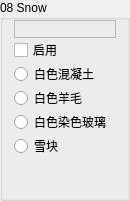
                 <widget class="QGroupBox" name="Base08">
                  <property name="sizePolicy">
                   <sizepolicy hsizetype="Fixed" vsizetype="Preferred">
                    <horstretch>0</horstretch>
                    <verstretch>0</verstretch>
                   </sizepolicy>
                  </property>
                  <property name="minimumSize">
                   <size>
                    <width>130</width>
                    <height>0</height>
                   </size>
                  </property>
                  <property name="maximumSize">
                   <size>
                    <width>130</width>
                    <height>16777215</height>
                   </size>
                  </property>
                  <property name="autoFillBackground">
                   <bool>true</bool>
                  </property>
                  <property name="title">
                   <string>08 Snow</string>
                  </property>
                  <property name="flat">
                   <bool>false</bool>
                  </property>
                  <layout class="QVBoxLayout" name="verticalLayout_10">
                   <property name="spacing">
                    <number>0</number>
                   </property>
                   <property name="topMargin">
                    <number>0</number>
                   </property>
                   <property name="bottomMargin">
                    <number>0</number>
                   </property>
                   <item>
                    <widget class="QLabel" name="Color08">
                     <property name="font">
                      <font>
                       <family>微软雅黑</family>
                       <pointsize>9</pointsize>
                      </font>
                     </property>
                     <property name="frameShape">
                      <enum>QFrame::StyledPanel</enum>
                     </property>
                     <property name="text">
                      <string/>
                     </property>
                    </widget>
                   </item>
                   <item>
                    <widget class="QCheckBox" name="Enable08">
                     <property name="text">
                      <string>启用</string>
                     </property>
                    </widget>
                   </item>
                   <item>
                    <widget class="QRadioButton" name="is08Concrete">
                     <property name="text">
                      <string>白色混凝土</string>
                     </property>
                     <property name="icon">
                      <iconset resource="../BlockTextures.qrc">
                       <normaloff>:/new/Textures/Slope/block/white_concrete.png</normaloff>:/new/Textures/Slope/block/white_concrete.png</iconset>
                     </property>
                    </widget>
                   </item>
                   <item>
                    <widget class="QRadioButton" name="is08Wool">
                     <property name="text">
                      <string>白色羊毛</string>
                     </property>
                     <property name="icon">
                      <iconset resource="../BlockTextures.qrc">
                       <normaloff>:/new/Textures/Slope/block/white_wool.png</normaloff>:/new/Textures/Slope/block/white_wool.png</iconset>
                     </property>
                    </widget>
                   </item>
                   <item>
                    <widget class="QRadioButton" name="is08StainedGlass">
                     <property name="text">
                      <string>白色染色玻璃</string>
                     </property>
                     <property name="icon">
                      <iconset resource="../BlockTextures.qrc">
                       <normaloff>:/new/Textures/Slope/block/white_stained_glass.png</normaloff>:/new/Textures/Slope/block/white_stained_glass.png</iconset>
                     </property>
                    </widget>
                   </item>
                   <item>
                    <widget class="QRadioButton" name="is08SnowBlock">
                     <property name="text">
                      <string>雪块</string>
                     </property>
                     <property name="icon">
                      <iconset resource="../BlockTextures.qrc">
                       <normaloff>:/new/Textures/Slope/block/snow.png</normaloff>:/new/Textures/Slope/block/snow.png</iconset>
                     </property>
                    </widget>
                   </item>
                   <item>
                    <spacer name="verticalSpacer_7">
                     <property name="orientation">
                      <enum>Qt::Vertical</enum>
                     </property>
                     <property name="sizeHint" stdset="0">
                      <size>
                       <width>20</width>
                       <height>40</height>
                      </size>
                     </property>
                    </spacer>
                   </item>
                  </layout>
                 </widget>
